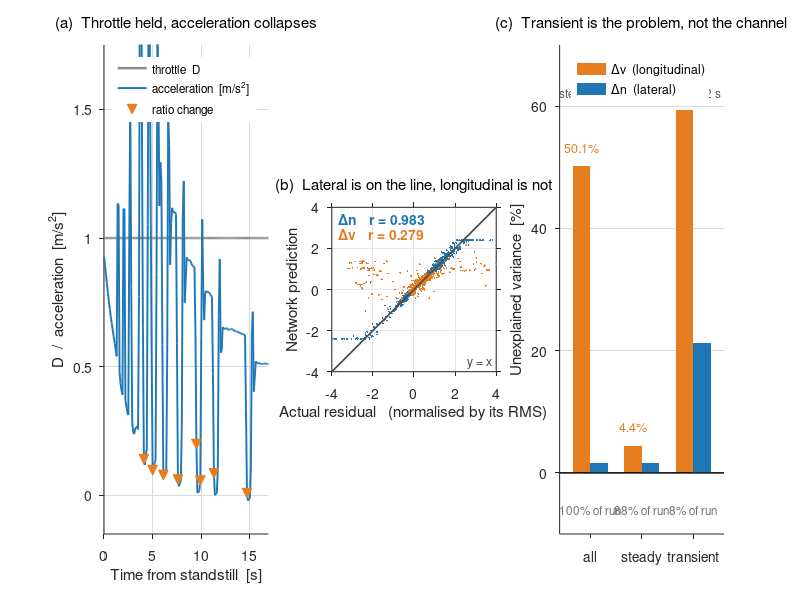

Source code (MATLAB):
% 종방향 잔차를 쓰지 않은 근거 - 세 갈래 증거
%
%   (a) 과도구간의 존재   스로틀 D=1.00 고정인데 가속도가 반복 붕괴 (8회 검출).
%                        차량은 토크컨버터 자동변속기(Auto_Conv, 클러치 Closed)라
%                        클러치 단절이 아니라 기어비 전환에 따른 구동력 교란이다.
%   (b) 예측 대 실제      횡 상관 0.98~0.99 vs 종 0.28. Δv 는 R2=0.074 로
%                        잔차의 7% 만 설명한다.
%   (c) 정속/과도 분해    과도(주행의 8%) 설명불가 59.3%, 정속(88%) 4.4%.
%                        정속의 보정량은 2초 예측구간에서 0.15 m/s 뿐이다.
%
% => 보정이 필요한 구간에서는 학습이 불가능하고, 학습이 가능한 구간에서는
%    보정량이 작다. 따라서 잔차는 횡방향에 집중한다.
%
% ** 주장하지 않는 것 ** "종방향 잔차를 켜면 발산한다"는 검증 기록이 없다.
% 이 그림은 학습 가능성과 보정 실익만 근거로 삼는다.
%
% 데이터: fig_longitudinal_evidence.mat  (results/longitudinal_evidence.py 가 생성)
% 실행:   results/matlab/ 폴더 안에서 `plot_longitudinal_evidence`
% 요구:   base MATLAB 만 (툴박스 불필요). R2013a 이상.

clear; close all
load('fig_longitudinal_evidence.mat')

LAT  = [0.12 0.47 0.71];    % 횡방향
LON  = [0.90 0.49 0.13];    % 종방향
GREY = [0.55 0.55 0.55];

DN = 2; DV = 4;             % 채널 인덱스

%% ---- 수치 표 (명령창) ----
fprintf('\n=== (b) Network fit per channel (held-out %d samples) ===\n', n_val);
fprintf('%10s %10s %9s %12s %12s\n', 'channel', 'corr', 'R2', 'RMS red.', 'true RMS');
for j = 1:numel(channel)
    fprintf('%10s %10.3f %9.3f %11.1f%% %12.5f\n', channel{j}, ...
            fit(j,1), fit(j,2), fit(j,3), fit(j,4));
end
fprintf('\n=== (c) Unexplained variance by regime ===\n');
fprintf('%24s %8s %8s %8s\n', 'regime', 'share', 'dv', 'dn');
for i = 1:numel(regime)
    fprintf('%24s %7.0f%% %7.1f%% %7.1f%%\n', regime{i}, ...
            100*regime_frac(i), 100*unexpl(i,1), 100*unexpl(i,2));
end
fprintf('\nSteady-regime dv bias = %+.5f m/s per step -> %+.3f m/s over %d steps\n', ...
        steady_bias, steady_bias*horizon_steps, horizon_steps);
fprintf(['Correction is impossible where it is needed (transient) and negligible ' ...
         'where it is possible (steady).\n\n']);

figure('Color','w','Position',[50 50 1320 400])

%% (a) 스로틀 고정인데 가속도가 무너진다
subplot(1,3,1); hold on; box off
set(gca,'FontSize',10,'TickDir','out','XGrid','on','YGrid','on', ...
        'GridColor',[.85 .85 .85],'GridAlpha',1,'Layer','bottom')
h2 = plot(t, D_launch,   '-', 'Color', GREY, 'LineWidth', 1.8);
h1 = plot(t, acc_launch, '-', 'Color', LAT,  'LineWidth', 1.4);
h3 = plot(t(shift_idx), acc_launch(shift_idx), 'v', 'Color', LON, ...
          'MarkerSize', 7, 'MarkerFaceColor', LON);
legend([h2 h1 h3], {'throttle  D', 'acceleration  [m/s^2]', 'ratio change'}, ...
       'Location','northeast','Box','off','FontSize',8.5);
xlim([0 max(t)]); ylim([-0.15 1.75])
xlabel('Time from standstill  [s]'); ylabel('D  /  acceleration  [m/s^2]')
title('(a)  Throttle held, acceleration collapses','FontSize',11,'FontWeight','normal')

%% (b) 예측 대 실제 - 횡과 종을 한 칸에 겹쳐 비교
subplot(1,3,2); hold on; box on
set(gca,'FontSize',10,'TickDir','out','XGrid','on','YGrid','on', ...
        'GridColor',[.9 .9 .9],'GridAlpha',1,'Layer','bottom')
% 축 범위는 각 채널의 실제 RMS 로 정규화해 한 칸에 겹친다
sN = fit(DN,4);  sV = fit(DV,4);
g1 = plot(y_true(:,DN)/sN, y_pred(:,DN)/sN, '.', 'Color', LAT, 'MarkerSize', 4);
g2 = plot(y_true(:,DV)/sV, y_pred(:,DV)/sV, '.', 'Color', LON, 'MarkerSize', 4);
L = 4;
plot([-L L], [-L L], '-', 'Color', [0.3 0.3 0.3], 'LineWidth', 1.2);
text(-L*0.92, L*0.86, sprintf('\\Deltan   r = %.3f', fit(DN,1)), ...
     'FontSize',10,'Color',LAT,'FontWeight','bold');
text(-L*0.92, L*0.68, sprintf('\\Deltav   r = %.3f', fit(DV,1)), ...
     'FontSize',10,'Color',LON,'FontWeight','bold');
text(L*0.95, -L*0.90, 'y = x', 'HorizontalAlignment','right', ...
     'FontSize',9,'Color',[0.3 0.3 0.3]);
axis square; xlim([-L L]); ylim([-L L])
xlabel('Actual residual   (normalised by its RMS)')
ylabel('Network prediction')
title('(b)  Lateral is on the line, longitudinal is not', ...
      'FontSize',11,'FontWeight','normal')

%% (c) 정속 / 과도 분해
subplot(1,3,3); hold on; box off
set(gca,'FontSize',10,'TickDir','out','YGrid','on', ...
        'GridColor',[.85 .85 .85],'GridAlpha',1,'Layer','bottom')
x = (1:numel(regime))'; w = 0.34;
b1 = bar(x-w/2, 100*unexpl(:,1), w, 'FaceColor', LON, 'EdgeColor','none');
b2 = bar(x+w/2, 100*unexpl(:,2), w, 'FaceColor', LAT, 'EdgeColor','none');
for i = 1:numel(regime)
    text(x(i)-w/2, 100*unexpl(i,1)+3, sprintf('%.1f%%', 100*unexpl(i,1)), ...
         'HorizontalAlignment','center','FontSize',9,'Color',LON);
    text(x(i), -6, sprintf('%.0f%% of run', 100*regime_frac(i)), ...
         'HorizontalAlignment','center','FontSize',8.5,'Color',[0.45 0.45 0.45]);
end
legend([b1 b2], {'\Deltav  (longitudinal)','\Deltan  (lateral)'}, ...
       'Location','northwest','Box','off','FontSize',9);
set(gca,'XTick',1:numel(regime),'XTickLabel',{'all','steady','transient'})
xlim([0.4 numel(regime)+0.6]); ylim([-10 70])
ylabel('Unexplained variance  [%]')
title('(c)  Transient is the problem, not the channel', ...
      'FontSize',11,'FontWeight','normal')
text(numel(regime)+0.55, 62, sprintf('steady bias: %+.2f m/s over 2 s', ...
     steady_bias*horizon_steps), 'HorizontalAlignment','right', ...
     'FontSize',8.5,'Color',[0.35 0.35 0.35]);
